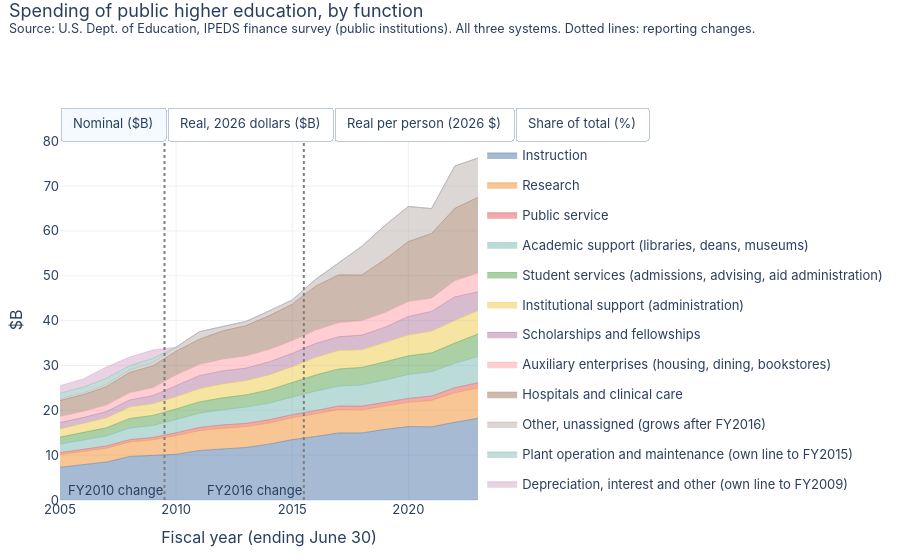

Here is the notebook cell this chart was saved with:
### Markdown cell above
## What the money is for
Spending by function. Instruction is teaching; research and public service are mostly UC; hospitals are UC only; institutional support is administration.

### Code cell
fa = ex.groupby(["fy", "function"], as_index=False).amount_k.sum()
stacked_area_toggle(add_views(ALL(fa)), "function", "Spending of public higher education, by function", HE + ". All three systems. Dotted lines: reporting changes.",
                    order=[x for x in FUNCTION_ORDER if x in set(fa.function)], breaks=BRK).show()

### Figure 1 — Plotly figure (JSON) as saved in the notebook; plotly's stock layout.template omitted (floating-point values rounded to 4 significant figures)
{"data": [{"hovertemplate": "%{y:,.1f}", "legendgroup": "Instruction", "line": {"color": "#4e79a7", "width": 0.5}, "mode": "lines", "name": "Instruction", "showlegend": true, "stackgroup": "one", "type": "scatter", "visible": true, "x": [2005, 2006, 2007, 2008, 2009, 2010, 2011, 2012, 2013, 2014, 2015, 2016, 2017, 2018, 2019, 2020, 2021, 2022, 2023], "y": [7.297, 7.857, 8.476, 9.697, 9.935, 10.2, 11.04, 11.37, 11.71, 12.46, 13.46, 14.15, 14.95, 14.95, 15.75, 16.37, 16.32, 17.34, 18.21]}, {"hovertemplate": "%{y:,.1f}", "legendgroup": "Research", "line": {"color": "#f28e2b", "width": 0.5}, "mode": "lines", "name": "Research", "showlegend": true, "stackgroup": "one", "type": "scatter", "visible": true, "x": [2005, 2006, 2007, 2008, 2009, 2010, 2011, 2012, 2013, 2014, 2015, 2016, 2017, 2018, 2019, 2020, 2021, 2022, 2023], "y": [2.837, 2.963, 3.083, 3.256, 3.483, 4.205, 4.444, 4.634, 4.652, 4.712, 4.884, 5.05, 5.223, 5.163, 5.246, 5.419, 5.892, 6.583, 6.762]}, {"hovertemplate": "%{y:,.1f}", "legendgroup": "Public service", "line": {"color": "#e15759", "width": 0.5}, "mode": "lines", "name": "Public service", "showlegend": true, "stackgroup": "one", "type": "scatter", "visible": true, "x": [2005, 2006, 2007, 2008, 2009, 2010, 2011, 2012, 2013, 2014, 2015, 2016, 2017, 2018, 2019, 2020, 2021, 2022, 2023], "y": [0.4287, 0.4529, 0.4873, 0.5027, 0.5168, 0.585, 0.6662, 0.7319, 0.7137, 0.7004, 0.6873, 0.7269, 0.7826, 0.8177, 0.8333, 0.8578, 0.9752, 1.091, 1.176]}, {"hovertemplate": "%{y:,.1f}", "legendgroup": "Academic support (libraries, deans, museums)", "line": {"color": "#76b7b2", "width": 0.5}, "mode": "lines", "name": "Academic support (libraries, deans, museums)", "showlegend": true, "stackgroup": "one", "type": "scatter", "visible": true, "x": [2005, 2006, 2007, 2008, 2009, 2010, 2011, 2012, 2013, 2014, 2015, 2016, 2017, 2018, 2019, 2020, 2021, 2022, 2023], "y": [1.905, 2.076, 2.225, 2.59, 2.698, 2.952, 3.218, 3.409, 3.639, 3.728, 3.901, 4.345, 4.457, 4.711, 4.943, 5.36, 5.417, 5.484, 5.847]}, {"hovertemplate": "%{y:,.1f}", "legendgroup": "Student services (admissions, advising, aid administration)", "line": {"color": "#59a14f", "width": 0.5}, "mode": "lines", "name": "Student services (admissions, advising, aid administration)", "showlegend": true, "stackgroup": "one", "type": "scatter", "visible": true, "x": [2005, 2006, 2007, 2008, 2009, 2010, 2011, 2012, 2013, 2014, 2015, 2016, 2017, 2018, 2019, 2020, 2021, 2022, 2023], "y": [1.553, 1.656, 1.834, 2.137, 2.231, 2.361, 2.507, 2.633, 2.716, 2.941, 3.24, 3.581, 3.803, 3.928, 4.039, 4.137, 4.197, 4.499, 5.004]}, {"hovertemplate": "%{y:,.1f}", "legendgroup": "Institutional support (administration)", "line": {"color": "#edc948", "width": 0.5}, "mode": "lines", "name": "Institutional support (administration)", "showlegend": true, "stackgroup": "one", "type": "scatter", "visible": true, "x": [2005, 2006, 2007, 2008, 2009, 2010, 2011, 2012, 2013, 2014, 2015, 2016, 2017, 2018, 2019, 2020, 2021, 2022, 2023], "y": [1.832, 1.985, 2.191, 2.558, 2.59, 2.712, 2.909, 3.109, 3.141, 3.359, 3.543, 3.945, 4.094, 3.912, 4.302, 4.63, 4.836, 5.044, 5.232]}, {"hovertemplate": "%{y:,.1f}", "legendgroup": "Scholarships and fellowships", "line": {"color": "#b07aa1", "width": 0.5}, "mode": "lines", "name": "Scholarships and fellowships", "showlegend": true, "stackgroup": "one", "type": "scatter", "visible": true, "x": [2005, 2006, 2007, 2008, 2009, 2010, 2011, 2012, 2013, 2014, 2015, 2016, 2017, 2018, 2019, 2020, 2021, 2022, 2023], "y": [1.409, 1.385, 1.416, 1.552, 1.821, 2.513, 2.934, 2.9, 2.817, 2.901, 2.978, 3.092, 3.092, 3.286, 3.413, 4.136, 4.424, 5.248, 4.162]}, {"hovertemplate": "%{y:,.1f}", "legendgroup": "Auxiliary enterprises (housing, dining, bookstores)", "line": {"color": "#ff9da7", "width": 0.5}, "mode": "lines", "name": "Auxiliary enterprises (housing, dining, bookstores)", "showlegend": true, "stackgroup": "one", "type": "scatter", "visible": true, "x": [2005, 2006, 2007, 2008, 2009, 2010, 2011, 2012, 2013, 2014, 2015, 2016, 2017, 2018, 2019, 2020, 2021, 2022, 2023], "y": [1.341, 1.384, 1.478, 1.642, 1.743, 2.364, 2.477, 2.615, 2.713, 2.754, 2.836, 2.983, 3.144, 3.186, 3.303, 3.329, 2.953, 3.612, 4.23]}, {"hovertemplate": "%{y:,.1f}", "legendgroup": "Hospitals and clinical care", "line": {"color": "#9c755f", "width": 0.5}, "mode": "lines", "name": "Hospitals and clinical care", "showlegend": true, "stackgroup": "one", "type": "scatter", "visible": true, "x": [2005, 2006, 2007, 2008, 2009, 2010, 2011, 2012, 2013, 2014, 2015, 2016, 2017, 2018, 2019, 2020, 2021, 2022, 2023], "y": [3.587, 3.719, 4.081, 4.515, 4.913, 5.286, 5.644, 6.292, 6.776, 7.511, 8.133, 9.797, 10.66, 10.23, 11.84, 13.39, 14.41, 16.13, 16.86]}, {"hovertemplate": "%{y:,.1f}", "legendgroup": "Other, unassigned (grows after FY2016)", "line": {"color": "#bab0ac", "width": 0.5}, "mode": "lines", "name": "Other, unassigned (grows after FY2016)", "showlegend": true, "stackgroup": "one", "type": "scatter", "visible": true, "x": [2005, 2006, 2007, 2008, 2009, 2010, 2011, 2012, 2013, 2014, 2015, 2016, 2017, 2018, 2019, 2020, 2021, 2022, 2023], "y": [0.3898, 0.3658, 0.4855, 0.5375, 0.7082, 0.9088, 1.681, 1.007, 0.9178, 1.091, 0.9436, 1.498, 2.756, 6.381, 7.598, 7.827, 5.552, 9.424, 8.781]}, {"hovertemplate": "%{y:,.1f}", "legendgroup": "Plant operation and maintenance (own line to FY2015)", "line": {"color": "#86bcb6", "width": 0.5}, "mode": "lines", "name": "Plant operation and maintenance (own line to FY2015)", "showlegend": true, "stackgroup": "one", "type": "scatter", "visible": true, "x": [2005, 2006, 2007, 2008, 2009, 2010, 2011, 2012, 2013, 2014, 2015, 2016, 2017, 2018, 2019, 2020, 2021, 2022, 2023], "y": [1.226, 1.317, 1.396, 0.9552, 0.9457, 0.0, 0.0, 0.0, 0.0, 0.0, 0.0, 0.0, 0.0, 0.0, 0.0, 0.0, 0.0, 0.0, 0.0]}, {"hovertemplate": "%{y:,.1f}", "legendgroup": "Depreciation, interest and other (own line to FY2009)", "line": {"color": "#d4a6c8", "width": 0.5}, "mode": "lines", "name": "Depreciation, interest and other (own line to FY2009)", "showlegend": true, "stackgroup": "one", "type": "scatter", "visible": true, "x": [2005, 2006, 2007, 2008, 2009, 2010, 2011, 2012, 2013, 2014, 2015, 2016, 2017, 2018, 2019, 2020, 2021, 2022, 2023], "y": [1.696, 1.828, 2.488, 1.929, 1.861, 0.0, 0.0, 0.0, 0.0, 0.0, 0.0, 0.0, 0.0, 0.0, 0.0, 0.0, 0.0, 0.0, 0.0]}, {"hovertemplate": "%{y:,.1f}", "legendgroup": "Instruction", "line": {"color": "#4e79a7", "width": 0.5}, "mode": "lines", "name": "Instruction", "showlegend": false, "stackgroup": "one", "type": "scatter", "visible": false, "x": [2005, 2006, 2007, 2008, 2009, 2010, 2011, 2012, 2013, 2014, 2015, 2016, 2017, 2018, 2019, 2020, 2021, 2022, 2023], "y": [12.47, 12.94, 13.61, 15.01, 15.16, 15.41, 16.37, 16.38, 16.59, 17.37, 18.64, 19.46, 20.19, 19.74, 20.38, 20.85, 20.32, 20.15, 19.91]}, {"hovertemplate": "%{y:,.1f}", "legendgroup": "Research", "line": {"color": "#f28e2b", "width": 0.5}, "mode": "lines", "name": "Research", "showlegend": false, "stackgroup": "one", "type": "scatter", "visible": false, "x": [2005, 2006, 2007, 2008, 2009, 2010, 2011, 2012, 2013, 2014, 2015, 2016, 2017, 2018, 2019, 2020, 2021, 2022, 2023], "y": [4.849, 4.88, 4.949, 5.04, 5.316, 6.356, 6.587, 6.672, 6.587, 6.57, 6.761, 6.946, 7.052, 6.818, 6.786, 6.901, 7.336, 7.648, 7.394]}, {"hovertemplate": "%{y:,.1f}", "legendgroup": "Public service", "line": {"color": "#e15759", "width": 0.5}, "mode": "lines", "name": "Public service", "showlegend": false, "stackgroup": "one", "type": "scatter", "visible": false, "x": [2005, 2006, 2007, 2008, 2009, 2010, 2011, 2012, 2013, 2014, 2015, 2016, 2017, 2018, 2019, 2020, 2021, 2022, 2023], "y": [0.7327, 0.7458, 0.7823, 0.778, 0.7889, 0.8842, 0.9874, 1.054, 1.011, 0.9766, 0.9516, 0.9996, 1.057, 1.08, 1.078, 1.092, 1.214, 1.268, 1.286]}, {"hovertemplate": "%{y:,.1f}", "legendgroup": "Academic support (libraries, deans, museums)", "line": {"color": "#76b7b2", "width": 0.5}, "mode": "lines", "name": "Academic support (libraries, deans, museums)", "showlegend": false, "stackgroup": "one", "type": "scatter", "visible": false, "x": [2005, 2006, 2007, 2008, 2009, 2010, 2011, 2012, 2013, 2014, 2015, 2016, 2017, 2018, 2019, 2020, 2021, 2022, 2023], "y": [3.256, 3.42, 3.571, 4.009, 4.118, 4.463, 4.769, 4.909, 5.153, 5.199, 5.401, 5.975, 6.017, 6.221, 6.395, 6.826, 6.744, 6.371, 6.394]}, {"hovertemplate": "%{y:,.1f}", "legendgroup": "Student services (admissions, advising, aid administration)", "line": {"color": "#59a14f", "width": 0.5}, "mode": "lines", "name": "Student services (admissions, advising, aid administration)", "showlegend": false, "stackgroup": "one", "type": "scatter", "visible": false, "x": [2005, 2006, 2007, 2008, 2009, 2010, 2011, 2012, 2013, 2014, 2015, 2016, 2017, 2018, 2019, 2020, 2021, 2022, 2023], "y": [2.655, 2.727, 2.944, 3.307, 3.406, 3.569, 3.715, 3.791, 3.846, 4.101, 4.486, 4.925, 5.135, 5.187, 5.226, 5.269, 5.225, 5.227, 5.472]}, {"hovertemplate": "%{y:,.1f}", "legendgroup": "Institutional support (administration)", "line": {"color": "#edc948", "width": 0.5}, "mode": "lines", "name": "Institutional support (administration)", "showlegend": false, "stackgroup": "one", "type": "scatter", "visible": false, "x": [2005, 2006, 2007, 2008, 2009, 2010, 2011, 2012, 2013, 2014, 2015, 2016, 2017, 2018, 2019, 2020, 2021, 2022, 2023], "y": [3.132, 3.269, 3.516, 3.959, 3.953, 4.1, 4.312, 4.477, 4.448, 4.684, 4.905, 5.426, 5.528, 5.166, 5.566, 5.897, 6.021, 5.86, 5.72]}, {"hovertemplate": "%{y:,.1f}", "legendgroup": "Scholarships and fellowships", "line": {"color": "#b07aa1", "width": 0.5}, "mode": "lines", "name": "Scholarships and fellowships", "showlegend": false, "stackgroup": "one", "type": "scatter", "visible": false, "x": [2005, 2006, 2007, 2008, 2009, 2010, 2011, 2012, 2013, 2014, 2015, 2016, 2017, 2018, 2019, 2020, 2021, 2022, 2023], "y": [2.408, 2.28, 2.273, 2.402, 2.78, 3.799, 4.348, 4.176, 3.988, 4.045, 4.123, 4.253, 4.175, 4.338, 4.416, 5.267, 5.508, 6.097, 4.55]}, {"hovertemplate": "%{y:,.1f}", "legendgroup": "Auxiliary enterprises (housing, dining, bookstores)", "line": {"color": "#ff9da7", "width": 0.5}, "mode": "lines", "name": "Auxiliary enterprises (housing, dining, bookstores)", "showlegend": false, "stackgroup": "one", "type": "scatter", "visible": false, "x": [2005, 2006, 2007, 2008, 2009, 2010, 2011, 2012, 2013, 2014, 2015, 2016, 2017, 2018, 2019, 2020, 2021, 2022, 2023], "y": [2.293, 2.279, 2.373, 2.541, 2.66, 3.574, 3.671, 3.765, 3.842, 3.84, 3.927, 4.103, 4.244, 4.207, 4.273, 4.24, 3.677, 4.196, 4.625]}, {"hovertemplate": "%{y:,.1f}", "legendgroup": "Hospitals and clinical care", "line": {"color": "#9c755f", "width": 0.5}, "mode": "lines", "name": "Hospitals and clinical care", "showlegend": false, "stackgroup": "one", "type": "scatter", "visible": false, "x": [2005, 2006, 2007, 2008, 2009, 2010, 2011, 2012, 2013, 2014, 2015, 2016, 2017, 2018, 2019, 2020, 2021, 2022, 2023], "y": [6.13, 6.124, 6.55, 6.988, 7.499, 7.99, 8.365, 9.06, 9.595, 10.47, 11.26, 13.47, 14.39, 13.51, 15.32, 17.05, 17.94, 18.74, 18.43]}, {"hovertemplate": "%{y:,.1f}", "legendgroup": "Other, unassigned (grows after FY2016)", "line": {"color": "#bab0ac", "width": 0.5}, "mode": "lines", "name": "Other, unassigned (grows after FY2016)", "showlegend": false, "stackgroup": "one", "type": "scatter", "visible": false, "x": [2005, 2006, 2007, 2008, 2009, 2010, 2011, 2012, 2013, 2014, 2015, 2016, 2017, 2018, 2019, 2020, 2021, 2022, 2023], "y": [0.6663, 0.6024, 0.7793, 0.832, 1.081, 1.374, 2.491, 1.449, 1.3, 1.521, 1.306, 2.06, 3.721, 8.425, 9.83, 9.968, 6.912, 10.95, 9.601]}, {"hovertemplate": "%{y:,.1f}", "legendgroup": "Plant operation and maintenance (own line to FY2015)", "line": {"color": "#86bcb6", "width": 0.5}, "mode": "lines", "name": "Plant operation and maintenance (own line to FY2015)", "showlegend": false, "stackgroup": "one", "type": "scatter", "visible": false, "x": [2005, 2006, 2007, 2008, 2009, 2010, 2011, 2012, 2013, 2014, 2015, 2016, 2017, 2018, 2019, 2020, 2021, 2022, 2023], "y": [2.095, 2.169, 2.242, 1.478, 1.443, 0.0, 0.0, 0.0, 0.0, 0.0, 0.0, 0.0, 0.0, 0.0, 0.0, 0.0, 0.0, 0.0, 0.0]}, {"hovertemplate": "%{y:,.1f}", "legendgroup": "Depreciation, interest and other (own line to FY2009)", "line": {"color": "#d4a6c8", "width": 0.5}, "mode": "lines", "name": "Depreciation, interest and other (own line to FY2009)", "showlegend": false, "stackgroup": "one", "type": "scatter", "visible": false, "x": [2005, 2006, 2007, 2008, 2009, 2010, 2011, 2012, 2013, 2014, 2015, 2016, 2017, 2018, 2019, 2020, 2021, 2022, 2023], "y": [2.898, 3.01, 3.994, 2.986, 2.841, 0.0, 0.0, 0.0, 0.0, 0.0, 0.0, 0.0, 0.0, 0.0, 0.0, 0.0, 0.0, 0.0, 0.0]}, {"hovertemplate": "%{y:,.0f}", "legendgroup": "Instruction", "line": {"color": "#4e79a7", "width": 0.5}, "mode": "lines", "name": "Instruction", "showlegend": false, "stackgroup": "one", "type": "scatter", "visible": false, "x": [2005, 2006, 2007, 2008, 2009, 2010, 2011, 2012, 2013, 2014, 2015, 2016, 2017, 2018, 2019, 2020, 2021, 2022, 2023], "y": [349.4, 360.2, 376.5, 412.0, 412.3, 415.0, 436.7, 433.4, 435.3, 452.1, 481.1, 498.7, 514.4, 501.3, 516.7, 528.0, 516.5, 514.7, 508.5]}, {"hovertemplate": "%{y:,.0f}", "legendgroup": "Research", "line": {"color": "#f28e2b", "width": 0.5}, "mode": "lines", "name": "Research", "showlegend": false, "stackgroup": "one", "type": "scatter", "visible": false, "x": [2005, 2006, 2007, 2008, 2009, 2010, 2011, 2012, 2013, 2014, 2015, 2016, 2017, 2018, 2019, 2020, 2021, 2022, 2023], "y": [135.8, 135.9, 136.9, 138.4, 144.5, 171.1, 175.8, 176.6, 172.9, 171.0, 174.5, 178.0, 179.7, 173.1, 172.1, 174.8, 186.5, 195.4, 188.8]}, {"hovertemplate": "%{y:,.0f}", "legendgroup": "Public service", "line": {"color": "#e15759", "width": 0.5}, "mode": "lines", "name": "Public service", "showlegend": false, "stackgroup": "one", "type": "scatter", "visible": false, "x": [2005, 2006, 2007, 2008, 2009, 2010, 2011, 2012, 2013, 2014, 2015, 2016, 2017, 2018, 2019, 2020, 2021, 2022, 2023], "y": [20.52, 20.76, 21.65, 21.36, 21.45, 23.81, 26.35, 27.89, 26.53, 25.42, 24.56, 25.61, 26.93, 27.41, 27.34, 27.67, 30.86, 32.39, 32.85]}, {"hovertemplate": "%{y:,.0f}", "legendgroup": "Academic support (libraries, deans, museums)", "line": {"color": "#76b7b2", "width": 0.5}, "mode": "lines", "name": "Academic support (libraries, deans, museums)", "showlegend": false, "stackgroup": "one", "type": "scatter", "visible": false, "x": [2005, 2006, 2007, 2008, 2009, 2010, 2011, 2012, 2013, 2014, 2015, 2016, 2017, 2018, 2019, 2020, 2021, 2022, 2023], "y": [91.21, 95.19, 98.83, 110.1, 111.9, 120.2, 127.3, 129.9, 135.3, 135.3, 139.4, 153.1, 153.3, 157.9, 162.2, 172.9, 171.4, 162.8, 163.3]}, {"hovertemplate": "%{y:,.0f}", "legendgroup": "Student services (admissions, advising, aid administration)", "line": {"color": "#59a14f", "width": 0.5}, "mode": "lines", "name": "Student services (admissions, advising, aid administration)", "showlegend": false, "stackgroup": "one", "type": "scatter", "visible": false, "x": [2005, 2006, 2007, 2008, 2009, 2010, 2011, 2012, 2013, 2014, 2015, 2016, 2017, 2018, 2019, 2020, 2021, 2022, 2023], "y": [74.37, 75.92, 81.46, 90.79, 92.59, 96.09, 99.12, 100.3, 101.0, 106.7, 115.8, 126.2, 130.9, 131.7, 132.5, 133.5, 132.8, 133.5, 139.8]}, {"hovertemplate": "%{y:,.0f}", "legendgroup": "Institutional support (administration)", "line": {"color": "#edc948", "width": 0.5}, "mode": "lines", "name": "Institutional support (administration)", "showlegend": false, "stackgroup": "one", "type": "scatter", "visible": false, "x": [2005, 2006, 2007, 2008, 2009, 2010, 2011, 2012, 2013, 2014, 2015, 2016, 2017, 2018, 2019, 2020, 2021, 2022, 2023], "y": [87.72, 91.0, 97.31, 108.7, 107.5, 110.4, 115.1, 118.5, 116.7, 121.9, 126.6, 139.0, 140.9, 131.2, 141.1, 149.4, 153.0, 149.7, 146.1]}, {"hovertemplate": "%{y:,.0f}", "legendgroup": "Scholarships and fellowships", "line": {"color": "#b07aa1", "width": 0.5}, "mode": "lines", "name": "Scholarships and fellowships", "showlegend": false, "stackgroup": "one", "type": "scatter", "visible": false, "x": [2005, 2006, 2007, 2008, 2009, 2010, 2011, 2012, 2013, 2014, 2015, 2016, 2017, 2018, 2019, 2020, 2021, 2022, 2023], "y": [67.46, 63.48, 62.89, 65.93, 75.57, 102.3, 116.0, 110.5, 104.7, 105.3, 106.4, 109.0, 106.4, 110.1, 112.0, 133.4, 140.0, 155.8, 116.2]}, {"hovertemplate": "%{y:,.0f}", "legendgroup": "Auxiliary enterprises (housing, dining, bookstores)", "line": {"color": "#ff9da7", "width": 0.5}, "mode": "lines", "name": "Auxiliary enterprises (housing, dining, bookstores)", "showlegend": false, "stackgroup": "one", "type": "scatter", "visible": false, "x": [2005, 2006, 2007, 2008, 2009, 2010, 2011, 2012, 2013, 2014, 2015, 2016, 2017, 2018, 2019, 2020, 2021, 2022, 2023], "y": [64.22, 63.44, 65.66, 69.75, 72.32, 96.22, 97.95, 99.63, 100.8, 99.94, 101.3, 105.1, 108.1, 106.8, 108.3, 107.4, 93.47, 107.2, 118.1]}, {"hovertemplate": "%{y:,.0f}", "legendgroup": "Hospitals and clinical care", "line": {"color": "#9c755f", "width": 0.5}, "mode": "lines", "name": "Hospitals and clinical care", "showlegend": false, "stackgroup": "one", "type": "scatter", "visible": false, "x": [2005, 2006, 2007, 2008, 2009, 2010, 2011, 2012, 2013, 2014, 2015, 2016, 2017, 2018, 2019, 2020, 2021, 2022, 2023], "y": [171.7, 170.5, 181.3, 191.8, 203.9, 215.1, 223.2, 239.7, 251.8, 272.6, 290.6, 345.2, 366.6, 342.9, 388.5, 431.9, 456.0, 478.9, 470.8]}, {"hovertemplate": "%{y:,.0f}", "legendgroup": "Other, unassigned (grows after FY2016)", "line": {"color": "#bab0ac", "width": 0.5}, "mode": "lines", "name": "Other, unassigned (grows after FY2016)", "showlegend": false, "stackgroup": "one", "type": "scatter", "visible": false, "x": [2005, 2006, 2007, 2008, 2009, 2010, 2011, 2012, 2013, 2014, 2015, 2016, 2017, 2018, 2019, 2020, 2021, 2022, 2023], "y": [18.66, 16.77, 21.57, 22.84, 29.39, 36.99, 66.46, 38.35, 34.11, 39.59, 33.72, 52.78, 94.82, 213.9, 249.3, 252.5, 175.7, 279.7, 245.2]}, {"hovertemplate": "%{y:,.0f}", "legendgroup": "Plant operation and maintenance (own line to FY2015)", "line": {"color": "#86bcb6", "width": 0.5}, "mode": "lines", "name": "Plant operation and maintenance (own line to FY2015)", "showlegend": false, "stackgroup": "one", "type": "scatter", "visible": false, "x": [2005, 2006, 2007, 2008, 2009, 2010, 2011, 2012, 2013, 2014, 2015, 2016, 2017, 2018, 2019, 2020, 2021, 2022, 2023], "y": [58.69, 60.36, 62.03, 40.59, 39.24, 0.0, 0.0, 0.0, 0.0, 0.0, 0.0, 0.0, 0.0, 0.0, 0.0, 0.0, 0.0, 0.0, 0.0]}, {"hovertemplate": "%{y:,.0f}", "legendgroup": "Depreciation, interest and other (own line to FY2009)", "line": {"color": "#d4a6c8", "width": 0.5}, "mode": "lines", "name": "Depreciation, interest and other (own line to FY2009)", "showlegend": false, "stackgroup": "one", "type": "scatter", "visible": false, "x": [2005, 2006, 2007, 2008, 2009, 2010, 2011, 2012, 2013, 2014, 2015, 2016, 2017, 2018, 2019, 2020, 2021, 2022, 2023], "y": [81.18, 83.79, 110.5, 81.96, 77.23, 0.0, 0.0, 0.0, 0.0, 0.0, 0.0, 0.0, 0.0, 0.0, 0.0, 0.0, 0.0, 0.0, 0.0]}, {"hovertemplate": "%{y:.1f}", "legendgroup": "Instruction", "line": {"color": "#4e79a7", "width": 0.5}, "mode": "lines", "name": "Instruction", "showlegend": false, "stackgroup": "one", "type": "scatter", "visible": false, "x": [2005, 2006, 2007, 2008, 2009, 2010, 2011, 2012, 2013, 2014, 2015, 2016, 2017, 2018, 2019, 2020, 2021, 2022, 2023], "y": [28.61, 29.11, 28.6, 30.43, 29.71, 29.92, 29.43, 29.39, 29.43, 29.55, 30.18, 28.78, 28.23, 26.43, 25.71, 25.01, 25.12, 23.29, 23.88]}, {"hovertemplate": "%{y:.1f}", "legendgroup": "Research", "line": {"color": "#f28e2b", "width": 0.5}, "mode": "lines", "name": "Research", "showlegend": false, "stackgroup": "one", "type": "scatter", "visible": false, "x": [2005, 2006, 2007, 2008, 2009, 2010, 2011, 2012, 2013, 2014, 2015, 2016, 2017, 2018, 2019, 2020, 2021, 2022, 2023], "y": [11.12, 10.98, 10.4, 10.22, 10.41, 12.34, 11.84, 11.97, 11.69, 11.18, 10.95, 10.27, 9.862, 9.128, 8.561, 8.278, 9.068, 8.841, 8.867]}, {"hovertemplate": "%{y:.1f}", "legendgroup": "Public service", "line": {"color": "#e15759", "width": 0.5}, "mode": "lines", "name": "Public service", "showlegend": false, "stackgroup": "one", "type": "scatter", "visible": false, "x": [2005, 2006, 2007, 2008, 2009, 2010, 2011, 2012, 2013, 2014, 2015, 2016, 2017, 2018, 2019, 2020, 2021, 2022, 2023], "y": [1.681, 1.678, 1.644, 1.577, 1.545, 1.716, 1.775, 1.891, 1.793, 1.662, 1.541, 1.478, 1.478, 1.445, 1.36, 1.311, 1.501, 1.465, 1.542]}, {"hovertemplate": "%{y:.1f}", "legendgroup": "Academic support (libraries, deans, museums)", "line": {"color": "#76b7b2", "width": 0.5}, "mode": "lines", "name": "Academic support (libraries, deans, museums)", "showlegend": false, "stackgroup": "one", "type": "scatter", "visible": false, "x": [2005, 2006, 2007, 2008, 2009, 2010, 2011, 2012, 2013, 2014, 2015, 2016, 2017, 2018, 2019, 2020, 2021, 2022, 2023], "y": [7.47, 7.694, 7.506, 8.127, 8.066, 8.662, 8.576, 8.808, 9.144, 8.845, 8.745, 8.836, 8.415, 8.329, 8.067, 8.189, 8.337, 7.365, 7.668]}, {"hovertemplate": "%{y:.1f}", "legendgroup": "Student services (admissions, advising, aid administration)", "line": {"color": "#59a14f", "width": 0.5}, "mode": "lines", "name": "Student services (admissions, advising, aid administration)", "showlegend": false, "stackgroup": "one", "type": "scatter", "visible": false, "x": [2005, 2006, 2007, 2008, 2009, 2010, 2011, 2012, 2013, 2014, 2015, 2016, 2017, 2018, 2019, 2020, 2021, 2022, 2023], "y": [6.091, 6.136, 6.187, 6.704, 6.671, 6.927, 6.68, 6.802, 6.825, 6.977, 7.263, 7.283, 7.181, 6.944, 6.593, 6.321, 6.459, 6.042, 6.562]}, {"hovertemplate": "%{y:.1f}", "legendgroup": "Institutional support (administration)", "line": {"color": "#edc948", "width": 0.5}, "mode": "lines", "name": "Institutional support (administration)", "showlegend": false, "stackgroup": "one", "type": "scatter", "visible": false, "x": [2005, 2006, 2007, 2008, 2009, 2010, 2011, 2012, 2013, 2014, 2015, 2016, 2017, 2018, 2019, 2020, 2021, 2022, 2023], "y": [7.185, 7.355, 7.391, 8.026, 7.743, 7.957, 7.754, 8.033, 7.892, 7.969, 7.943, 8.023, 7.731, 6.916, 7.021, 7.074, 7.442, 6.774, 6.86]}, {"hovertemplate": "%{y:.1f}", "legendgroup": "Scholarships and fellowships", "line": {"color": "#b07aa1", "width": 0.5}, "mode": "lines", "name": "Scholarships and fellowships", "showlegend": false, "stackgroup": "one", "type": "scatter", "visible": false, "x": [2005, 2006, 2007, 2008, 2009, 2010, 2011, 2012, 2013, 2014, 2015, 2016, 2017, 2018, 2019, 2020, 2021, 2022, 2023], "y": [5.525, 5.13, 4.777, 4.869, 5.445, 7.373, 7.819, 7.494, 7.077, 6.882, 6.676, 6.289, 5.839, 5.808, 5.571, 6.319, 6.809, 7.048, 5.457]}, {"hovertemplate": "%{y:.1f}", "legendgroup": "Auxiliary enterprises (housing, dining, bookstores)", "line": {"color": "#ff9da7", "width": 0.5}, "mode": "lines", "name": "Auxiliary enterprises (housing, dining, bookstores)", "showlegend": false, "stackgroup": "one", "type": "scatter", "visible": false, "x": [2005, 2006, 2007, 2008, 2009, 2010, 2011, 2012, 2013, 2014, 2015, 2016, 2017, 2018, 2019, 2020, 2021, 2022, 2023], "y": [5.26, 5.127, 4.987, 5.151, 5.211, 6.936, 6.601, 6.756, 6.818, 6.533, 6.358, 6.067, 5.935, 5.633, 5.391, 5.087, 4.545, 4.851, 5.546]}, {"hovertemplate": "%{y:.1f}", "legendgroup": "Hospitals and clinical care", "line": {"color": "#9c755f", "width": 0.5}, "mode": "lines", "name": "Hospitals and clinical care", "showlegend": false, "stackgroup": "one", "type": "scatter", "visible": false, "x": [2005, 2006, 2007, 2008, 2009, 2010, 2011, 2012, 2013, 2014, 2015, 2016, 2017, 2018, 2019, 2020, 2021, 2022, 2023], "y": [14.06, 13.78, 13.77, 14.17, 14.69, 15.51, 15.04, 16.26, 17.03, 17.82, 18.23, 19.92, 20.12, 18.08, 19.33, 20.46, 22.18, 21.67, 22.11]}, {"hovertemplate": "%{y:.1f}", "legendgroup": "Other, unassigned (grows after FY2016)", "line": {"color": "#bab0ac", "width": 0.5}, "mode": "lines", "name": "Other, unassigned (grows after FY2016)", "showlegend": false, "stackgroup": "one", "type": "scatter", "visible": false, "x": [2005, 2006, 2007, 2008, 2009, 2010, 2011, 2012, 2013, 2014, 2015, 2016, 2017, 2018, 2019, 2020, 2021, 2022, 2023], "y": [1.529, 1.355, 1.638, 1.687, 2.118, 2.666, 4.479, 2.601, 2.306, 2.588, 2.115, 3.046, 5.204, 11.28, 12.4, 11.96, 8.544, 12.66, 11.51]}, {"hovertemplate": "%{y:.1f}", "legendgroup": "Plant operation and maintenance (own line to FY2015)", "line": {"color": "#86bcb6", "width": 0.5}, "mode": "lines", "name": "Plant operation and maintenance (own line to FY2015)", "showlegend": false, "stackgroup": "one", "type": "scatter", "visible": false, "x": [2005, 2006, 2007, 2008, 2009, 2010, 2011, 2012, 2013, 2014, 2015, 2016, 2017, 2018, 2019, 2020, 2021, 2022, 2023], "y": [4.807, 4.879, 4.711, 2.997, 2.828, 0.0, 0.0, 0.0, 0.0, 0.0, 0.0, 0.0, 0.0, 0.0, 0.0, 0.0, 0.0, 0.0, 0.0]}, {"hovertemplate": "%{y:.1f}", "legendgroup": "Depreciation, interest and other (own line to FY2009)", "line": {"color": "#d4a6c8", "width": 0.5}, "mode": "lines", "name": "Depreciation, interest and other (own line to FY2009)", "showlegend": false, "stackgroup": "one", "type": "scatter", "visible": false, "x": [2005, 2006, 2007, 2008, 2009, 2010, 2011, 2012, 2013, 2014, 2015, 2016, 2017, 2018, 2019, 2020, 2021, 2022, 2023], "y": [6.649, 6.772, 8.394, 6.052, 5.564, 0.0, 0.0, 0.0, 0.0, 0.0, 0.0, 0.0, 0.0, 0.0, 0.0, 0.0, 0.0, 0.0, 0.0]}], "layout": {"annotations": [{"showarrow": false, "text": "FY2010 change", "x": 2010.0, "xanchor": "right", "xref": "x", "y": 0, "yanchor": "bottom", "yref": "y domain"}, {"showarrow": false, "text": "FY2016 change", "x": 2016.0, "xanchor": "right", "xref": "x", "y": 0, "yanchor": "bottom", "yref": "y domain"}], "font": {"family": "-apple-system, Segoe UI, sans-serif", "size": 13}, "height": 560, "hovermode": "x unified", "legend": {"orientation": "v", "x": 1.01}, "margin": {"b": 60, "l": 60, "r": 20, "t": 140}, "shapes": [{"line": {"color": "grey", "dash": "dot"}, "type": "line", "x0": 2010.0, "x1": 2010.0, "xref": "x", "y0": 0, "y1": 1, "yref": "y domain"}, {"line": {"color": "grey", "dash": "dot"}, "type": "line", "x0": 2016.0, "x1": 2016.0, "xref": "x", "y0": 0, "y1": 1, "yref": "y domain"}], "title": {"text": "Spending of public higher education, by function<br><sup>Source: U.S. Dept. of Education, IPEDS finance survey (public institutions). All three systems. Dotted lines: reporting changes.</sup>", "x": 0.01, "y": 0.97, "yanchor": "top"}, "updatemenus": [{"buttons": [{"args": [{"showlegend": [true, true, true, true, true, true, true, true, true, true, true, true, false, false, false, false, false, false, false, false, false, false, false, false, false, false, false, false, false, false, false, false, false, false, false, false, false, false, false, false, false, false, false, false, false, false, false, false], "visible": [true, true, true, true, true, true, true, true, true, true, true, true, false, false, false, false, false, false, false, false, false, false, false, false, false, false, false, false, false, false, false, false, false, false, false, false, false, false, false, false, false, false, false, false, false, false, false, false]}, {"yaxis.title.text": "$B"}], "label": "Nominal ($B)", "method": "update"}, {"args": [{"showlegend": [false, false, false, false, false, false, false, false, false, false, false, false, true, true, true, true, true, true, true, true, true, true, true, true, false, false, false, false, false, false, false, false, false, false, false, false, false, false, false, false, false, false, false, false, false, false, false, false], "visible": [false, false, false, false, false, false, false, false, false, false, false, false, true, true, true, true, true, true, true, true, true, true, true, true, false, false, false, false, false, false, false, false, false, false, false, false, false, false, false, false, false, false, false, false, false, false, false, false]}, {"yaxis.title.text": "$B"}], "label": "Real, 2026 dollars ($B)", "method": "update"}, {"args": [{"showlegend": [false, false, false, false, false, false, false, false, false, false, false, false, false, false, false, false, false, false, false, false, false, false, false, false, true, true, true, true, true, true, true, true, true, true, true, true, false, false, false, false, false, false, false, false, false, false, false, false], "visible": [false, false, false, false, false, false, false, false, false, false, false, false, false, false, false, false, false, false, false, false, false, false, false, false, true, true, true, true, true, true, true, true, true, true, true, true, false, false, false, false, false, false, false, false, false, false, false, false]}, {"yaxis.title.text": "$ per person"}], "label": "Real per person (2026 $)", "method": "update"}, {"args": [{"showlegend": [false, false, false, false, false, false, false, false, false, false, false, false, false, false, false, false, false, false, false, false, false, false, false, false, false, false, false, false, false, false, false, false, false, false, false, false, true, true, true, true, true, true, true, true, true, true, true, true], "visible": [false, false, false, false, false, false, false, false, false, false, false, false, false, false, false, false, false, false, false, false, false, false, false, false, false, false, false, false, false, false, false, false, false, false, false, false, true, true, true, true, true, true, true, true, true, true, true, true]}, {"yaxis.title.text": "%"}], "label": "Share of total (%)", "method": "update"}], "direction": "right", "showactive": true, "type": "buttons", "x": 0, "xanchor": "left", "y": 1.0, "yanchor": "bottom"}], "xaxis": {"title": {"text": "Fiscal year (ending June 30)"}}, "yaxis": {"title": {"text": "$B"}}}}
